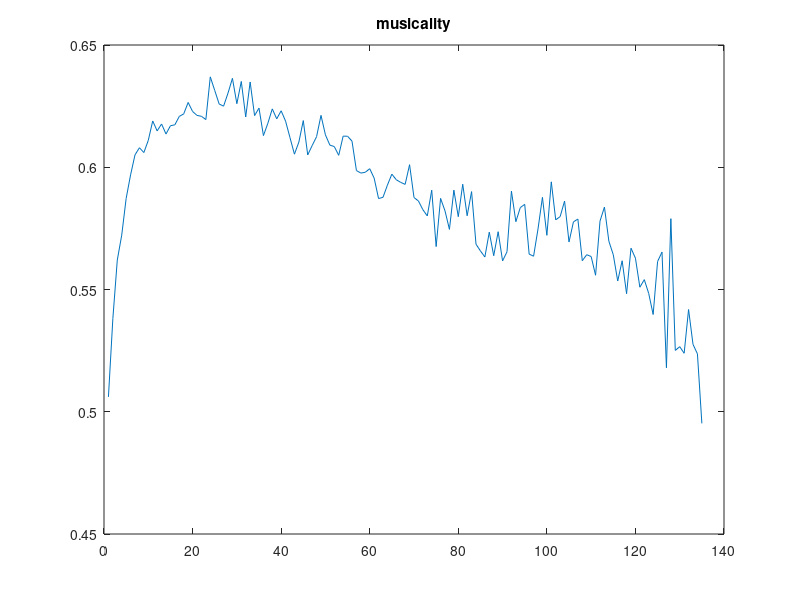
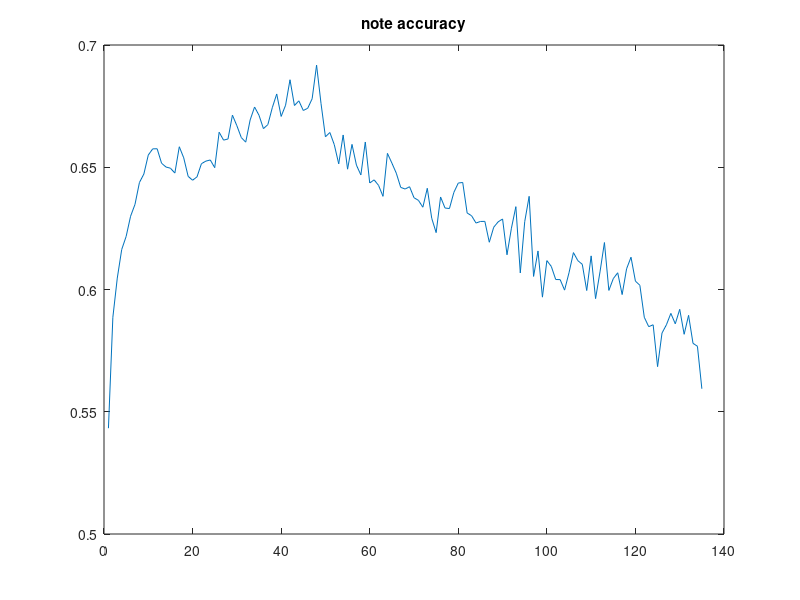
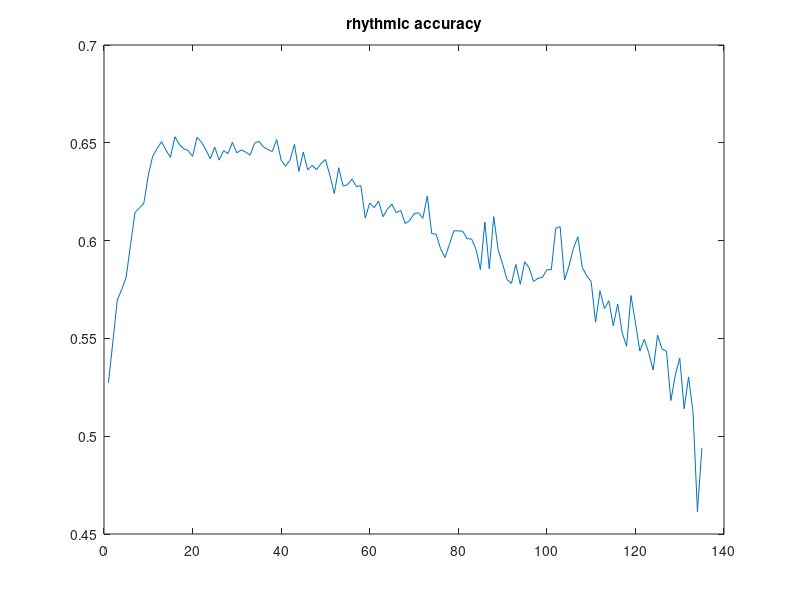
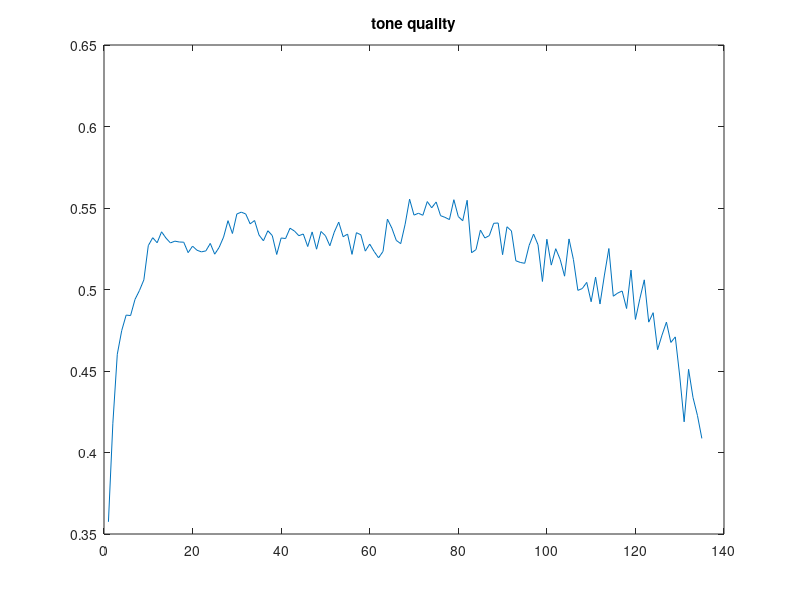

These charts were generated, in order, by the following MATLAB code:
load('1forward_fullset0227');
acc{1} = AccuList;
flist{1} = NewList;
[~, maxIdx{1}] = max(AccuList);
figure(1);
plot(AccuList);
title('musicality');

load('2forward_fullset0227');
acc{2} = AccuList;
flist{2} = NewList;
[~, maxIdx{2}] = max(AccuList);
figure(2);
plot(AccuList);
title('note accuracy');

load('3forward_fullset0227');
acc{3} = AccuList;
flist{3} = NewList;
[~, maxIdx{3}] = max(AccuList);
figure(3);
plot(AccuList);
title('rhythmic accuracy');

load('4forward_fullset0227');
acc{4} = AccuList;
flist{4} = NewList;
[~, maxIdx{4}] = max(AccuList);
figure(4);
plot(AccuList);
title('tone quality');                                                                                                                                                                                                                                                                                                                                                                                                                                                                                                                                                                                                                                                                                                                                                                                                                                                                                                                                                                                                                                                                                                                                                                                                                                                                                                                  

% how important is each feature
W = zeros(size(AccuList,2), 4);
for i = 1:4
    [~, W(:, i)] = sort(flist{i});
end
W = 136-W;

% see the feature set with best performance
for i = 1:4
    set{i} = flist{i}(1:maxIdx{i});
end

